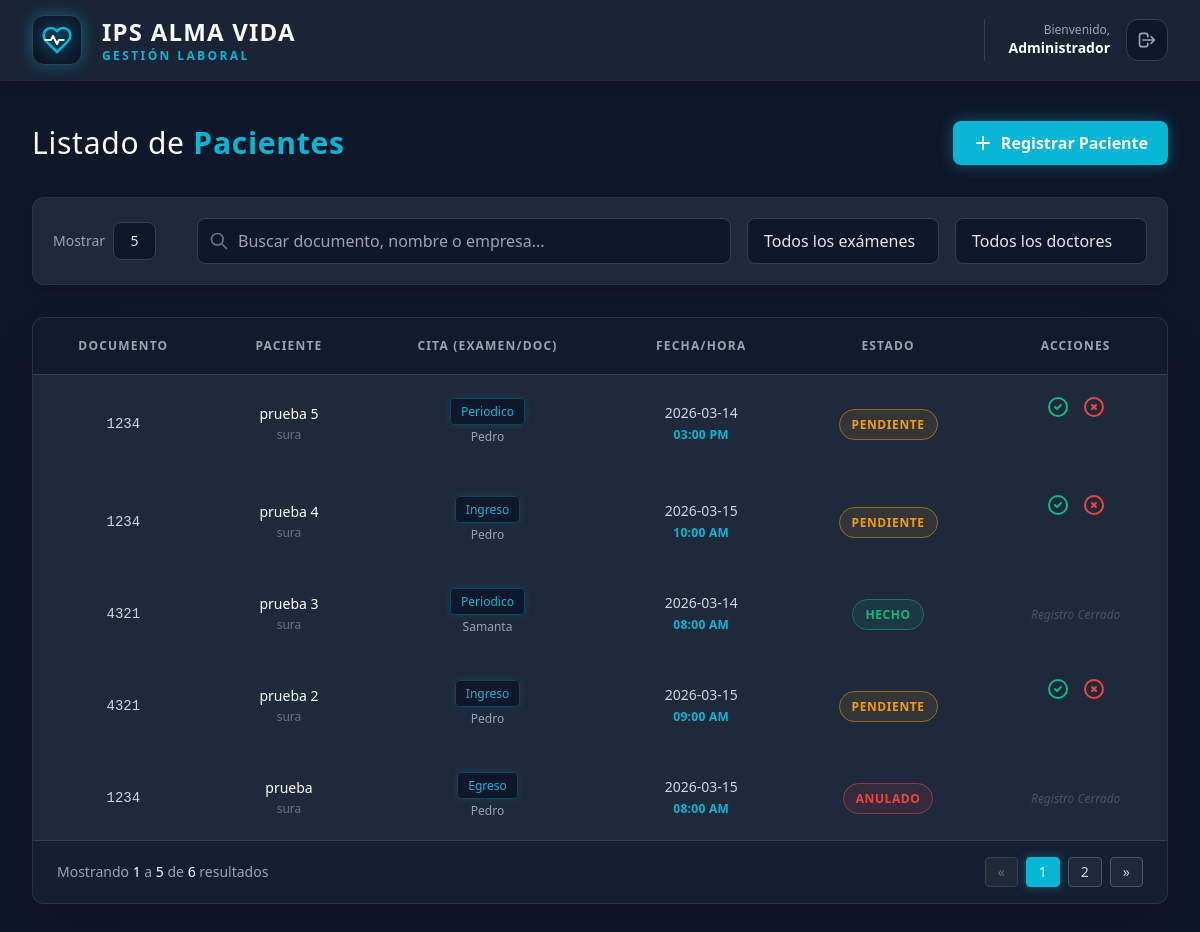
/index.php (signed in), run on the app's committed database.
### tables this page shows
CREATE TABLE `pacientes` (
  `id` int(11) NOT NULL,
  `nombre_completo` varchar(150) NOT NULL,
  `tipo_documento` varchar(20) NOT NULL,
  `numero_documento` varchar(50) NOT NULL,
  `direccion` varchar(150) DEFAULT NULL,
  `telefono` varchar(20) DEFAULT NULL,
  `celular` varchar(20) NOT NULL,
  `fecha_nacimiento` date NOT NULL,
  `edad` int(11) NOT NULL,
  `eps` varchar(100) NOT NULL,
  `contacto_adicional` varchar(150) DEFAULT NULL,
  `parentesco` varchar(50) DEFAULT NULL,
  `tipo_examen` varchar(50) NOT NULL,
  `doctor` varchar(50) DEFAULT NULL,
  `empresa_solicita` varchar(150) NOT NULL,
  `fecha_examen` date NOT NULL,
  `hora_examen` time DEFAULT NULL,
  `estado` varchar(20) DEFAULT 'Pendiente',
  `fecha_registro` timestamp NOT NULL DEFAULT current_timestamp()
);

### controllers/PacienteController.php (called while the page is built, shortened)
<?php
require_once 'models/Paciente.php';
class PacienteController {
    public function index() {
        $db = (new Database())->getConnection();
        $paciente = new Paciente($db);
        $stmt = $paciente->listar();
        $pacientes = $stmt->fetchAll(PDO::FETCH_ASSOC);
        require_once 'views/pacientes/index.php';
    }
}
?>

### models/Paciente.php (called while the page is built, shortened)
<?php
class Paciente {
    private $conn;
    private $table_name = "pacientes";
    public function __construct($db) {
        $this->conn = $db;
    }
    public function listar() {
        $query = "SELECT * FROM " . $this->table_name . " ORDER BY fecha_registro DESC";
        $stmt = $this->conn->prepare($query);
        $stmt->execute();
        return $stmt;
    }
}
?>

### views/pacientes/index.php (the view, shortened to what this page needs)
<?php require_once 'views/layout/header.php'; ?>
<div class="flex justify-between items-center mb-8">
    <h2 class="text-3xl font-light text-white tracking-wide">Listado de <span class="font-bold text-primary">Pacientes</span></h2>
    <a href="?controller=paciente&action=crear" class="bg-primary hover:bg-primary_hover text-white font-semibold px-5 py-2.5 rounded-lg shadow-[0_0_15px_rgba(6,182,212,0.4)] transition-all duration-300 flex items-center gap-2">
        <svg xmlns="http://www.w3.org/2000/svg" class="h-5 w-5" viewBox="0 0 20 20" fill="currentColor"><path fill-rule="evenodd" d="M10 3a1 1 0 011 1v5h5a1 1 0 110 2h-5v5a1 1 0 11-2 0v-5H4a1 1 0 110-2h5V4a1 1 0 011-1z" clip-rule="evenodd" /></svg>
        Registrar Paciente
    </a>
</div>
<div class="bg-surface p-5 rounded-xl shadow-lg border border-gray-700/50 mb-8 flex flex-col md:flex-row gap-4 items-center">
    <div class="w-full md:w-32 flex items-center gap-2 text-gray-400 text-sm">
        <span>Mostrar</span>
        <select id="selector_limite" class="bg-dark border border-gray-700 rounded-lg px-2 py-2 text-gray-200 focus:outline-none focus:border-primary focus:ring-1 focus:ring-primary appearance-none text-center">
            <option value="5">5</option>
        </select>
    </div>
    <div class="flex-1 w-full relative">
        <div class="absolute inset-y-0 left-0 pl-3 flex items-center pointer-events-none">
        </div>
        <input type="text" id="buscador" placeholder="Buscar documento, nombre o empresa..." class="w-full bg-dark border border-gray-700 rounded-lg pl-10 pr-4 py-2.5 text-gray-200 focus:outline-none focus:border-primary focus:ring-1 focus:ring-primary transition-colors">
    </div>
    <div class="w-full md:w-48">
        <select id="filtro_examen" class="w-full bg-dark border border-gray-700 rounded-lg px-4 py-2.5 text-gray-200 focus:outline-none focus:border-primary focus:ring-1 focus:ring-primary appearance-none transition-colors">
            <option value="">Todos los exámenes</option>
        </select>
    </div>
    <div class="w-full md:w-48">
        <select id="filtro_doctor" class="w-full bg-dark border border-gray-700 rounded-lg px-4 py-2.5 text-gray-200 focus:outline-none focus:border-primary focus:ring-1 focus:ring-primary appearance-none transition-colors">
            <option value="">Todos los doctores</option>
        </select>
    </div>
</div>
<div class="bg-surface rounded-xl shadow-2xl overflow-hidden border border-gray-700/50">
    <table class="w-full text-left border-collapse" id="tablaPacientes">
        <thead class="bg-dark/80 text-gray-400 text-xs uppercase tracking-widest border-b border-gray-700">
            <tr>
                <th class="px-6 py-5 font-semibold text-center">Documento</th>
                <th class="px-6 py-5 font-semibold text-center">Paciente</th>
                <th class="px-6 py-5 font-semibold text-center">Cita (Examen/Doc)</th>
                <th class="px-6 py-5 font-semibold text-center">Fecha/Hora</th>
                <th class="px-6 py-5 font-semibold text-center">Estado</th>
                <th class="px-6 py-5 font-semibold text-center">Acciones</th>
            </tr>
        </thead>
        <tbody class="divide-y divide-gray-800/60 text-sm">
            <?php if (isset($pacientes) && count($pacientes) > 0): ?>
                <?php foreach ($pacientes as $row): ?>
                    <tr class="hover:bg-gray-800/40 transition-colors duration-200 fila-paciente group text-center">
                        <td class="px-6 py-5 text-gray-300 doc-busqueda font-mono"><?php echo htmlspecialchars($row['numero_documento']); ?></td>
                        <td class="px-6 py-5 font-medium text-white nombre-busqueda">
                            <?php echo htmlspecialchars($row['nombre_completo']); ?><br>
                            <span class="text-xs text-gray-500 font-normal empresa-busqueda"><?php echo htmlspecialchars($row['empresa_solicita']); ?></span>
                        </td>
                        <td class="px-6 py-5 text-gray-400">
                            <span class="bg-dark text-primary px-2.5 py-1 rounded border border-primary/30 text-xs font-medium tipo-examen-busqueda shadow-[0_0_8px_rgba(6,182,212,0.15)]">
                                <?php echo htmlspecialchars($row['tipo_examen']); ?>
                            </span><br>
                            <span class="text-xs mt-2 inline-block text-gray-400 doctor-busqueda"><?php echo htmlspecialchars($row['doctor'] ?? 'Sin asignar'); ?></span>
                        </td>
                        <td class="px-6 py-5 text-gray-300">
                            <?php echo htmlspecialchars($row['fecha_examen']); ?><br>
                            <span class="text-xs font-semibold text-primary inline-block mt-1 tracking-wide">
                                <?php echo htmlspecialchars($row['hora_examen'] ? date('h:i A', strtotime($row['hora_examen'])) : '--:--'); ?>
                            </span>
                        </td>
                        <td class="px-6 py-5">
                            <?php
                                $estado = $row['estado'] ?? 'Pendiente';
                                $colorEstado = $estado == 'Pendiente' ? 'bg-warning/10 text-warning border-warning/50' :
                                              ($estado == 'Hecho' ? 'bg-success/10 text-success border-success/50' :
                                              'bg-danger/10 text-danger border-danger/50');
                            ?>
                            <span class="px-3 py-1.5 rounded-full text-xs font-bold tracking-wider border <?php echo $colorEstado; ?>">
                                <?php echo strtoupper($estado); ?>
                            </span>
                        </td>
                        <td class="px-6 py-5 text-center">
                            <?php if($estado == 'Pendiente'): ?>
                                <div class="flex justify-center gap-3 mb-2">
                                    <a href="?controller=paciente&action=cambiar_estado&id=<?php echo $row['id']; ?>&estado=Hecho" class="text-success hover:text-green-300 hover:scale-110 transition-transform" title="Marcar como Hecho">
                                        <svg class="w-6 h-6" fill="none" stroke="currentColor" viewBox="0 0 24 24"><path stroke-linecap="round" stroke-linejoin="round" stroke-width="2" d="M9 12l2 2 4-4m6 2a9 9 0 11-18 0 9 9 0 0118 0z"></path></svg>
                                    </a>
                                    <a href="?controller=paciente&action=cambiar_estado&id=<?php echo $row['id']; ?>&estado=Anulado" class="text-danger hover:text-red-300 hover:scale-110 transition-transform" title="Anular Cita">
                                        <svg class="w-6 h-6" fill="none" stroke="currentColor" viewBox="0 0 24 24"><path stroke-linecap="round" stroke-linejoin="round" stroke-width="2" d="M10 14l2-2m0 0l2-2m-2 2l-2-2m2 2l2 2m7-2a9 9 0 11-18 0 9 9 0 0118 0z"></path></svg>
                                    </a>
                                </div>
                            <?php else: ?>
                                <span class="text-gray-600 text-xs italic font-medium">Registro Cerrado</span>
                            <?php endif; ?>
                        </td>
                    </tr>
                <?php endforeach; ?>
            <?php else: ?>
                <tr id="fila-vacia-bd"><td colspan="6" class="px-6 py-12 text-center text-gray-500 text-lg">No hay pacientes registrados aún. Comienza agendando uno nuevo.</td></tr>
            <?php endif; ?>
        </tbody>
    </table>
    <?php if (isset($pacientes) && count($pacientes) > 0): ?>
    <div class="bg-dark/50 border-t border-gray-700 px-6 py-4 flex flex-col md:flex-row justify-between items-center gap-4">
        <div class="text-sm text-gray-400" id="info_paginacion">
        </div>
        <div class="flex gap-2" id="controles_paginacion">
            </div>
    </div>
    <?php endif; ?>
</div>
<?php require_once 'views/layout/footer.php'; ?>

### index.php (shortened to what this page needs)
<?php
$controller = isset($_GET['controller']) ? $_GET['controller'] : 'paciente';
$action = isset($_GET['action']) ? $_GET['action'] : 'index';
$controllerName = ucfirst($controller) . 'Controller';
$controllerFile = 'controllers/' . $controllerName . '.php';
if (file_exists($controllerFile)) {
    $controllerInstance = new $controllerName();
    if (method_exists($controllerInstance, $action)) {
        $controllerInstance->$action();
    } else {
        echo "Error: La acción '$action' no existe en el controlador '$controllerName'.";
    }
} else {
    echo "Error: El controlador '$controllerName' no existe.";
}
?>

### views/layout/header.php (shortened to what this page needs)
<!DOCTYPE html>
<html lang="es" class="dark">
<head>
    <script src="https://cdn.tailwindcss.com"></script>
</head>
<body class="bg-dark text-gray-200 font-sans antialiased min-h-screen selection:bg-primary selection:text-white">
    <nav class="bg-surface/80 backdrop-blur-md border-b border-gray-800 shadow-lg sticky top-0 z-50">
        <div class="max-w-7xl mx-auto px-4 sm:px-6 lg:px-8">
            <div class="flex items-center justify-between h-20">
                <div class="flex items-center gap-3">
                    <div class="p-2 bg-dark rounded-xl shadow-[0_0_15px_rgba(6,182,212,0.4)] border border-gray-700">
                    </div>
                    <div class="flex flex-col justify-center ml-2">
                        <span class="text-2xl font-bold tracking-wider text-white flex items-center gap-2">
                            IPS ALMA VIDA
                        </span>
                        <span class="text-primary text-xs font-semibold uppercase tracking-[0.2em]">Gestión Laboral</span>
                    </div>
                </div>
                <?php if(isset($_SESSION['usuario_nombre'])): ?>
                <div class="flex items-center gap-4 border-l border-gray-700 pl-6 ml-4">
                    <div class="flex flex-col text-right">
                        <span class="text-xs text-gray-400">Bienvenido,</span>
                        <span class="text-sm font-bold text-white"><?php echo htmlspecialchars($_SESSION['usuario_nombre']); ?></span>
                    </div>
                    <a href="?controller=login&action=logout" class="bg-dark border border-gray-700 hover:border-danger hover:text-danger text-gray-400 p-2.5 rounded-xl transition-all duration-300 shadow-sm hover:shadow-[0_0_10px_rgba(239,68,68,0.3)]" title="Cerrar Sesión">
                        <svg class="w-5 h-5" fill="none" stroke="currentColor" viewBox="0 0 24 24"><path stroke-linecap="round" stroke-linejoin="round" stroke-width="2" d="M17 16l4-4m0 0l-4-4m4 4H7m6 4v1a3 3 0 01-3 3H6a3 3 0 01-3-3V7a3 3 0 013-3h4a3 3 0 013 3v1" /></svg>
                    </a>
                </div>
                <?php endif; ?>
            </div>
        </div>
    </nav>
    <main class="max-w-7xl mx-auto px-4 sm:px-6 lg:px-8 py-10">

### views/layout/footer.php (shortened to what this page needs)
</main>
</body>
</html>

### data on the page
pacientes: numero_documento "1234", nombre_completo "prueba 5", empresa_solicita "sura", tipo_examen "Periodico", doctor "Pedro", fecha_examen "2026-03-14", hora_examen "03:00 PM", estado "PENDIENTE"
pacientes: numero_documento "1234", nombre_completo "prueba 4", empresa_solicita "sura", tipo_examen "Ingreso", doctor "Pedro", fecha_examen "2026-03-15", hora_examen "10:00 AM", estado "PENDIENTE"
pacientes: numero_documento "4321", nombre_completo "prueba 3", empresa_solicita "sura", tipo_examen "Periodico", doctor "Samanta", fecha_examen "2026-03-14", hora_examen "08:00 AM", estado "HECHO", shows "Registro Cerrado"
pacientes: numero_documento "4321", nombre_completo "prueba 2", empresa_solicita "sura", tipo_examen "Ingreso", doctor "Pedro", fecha_examen "2026-03-15", hora_examen "09:00 AM", estado "PENDIENTE"
pacientes: numero_documento "1234", nombre_completo "prueba", empresa_solicita "sura", tipo_examen "Egreso", doctor "Pedro", fecha_examen "2026-03-15", hora_examen "08:00 AM", estado "ANULADO", shows "Registro Cerrado"

### other printed values
$_SESSION['usuario_nombre'] "Administrador"
